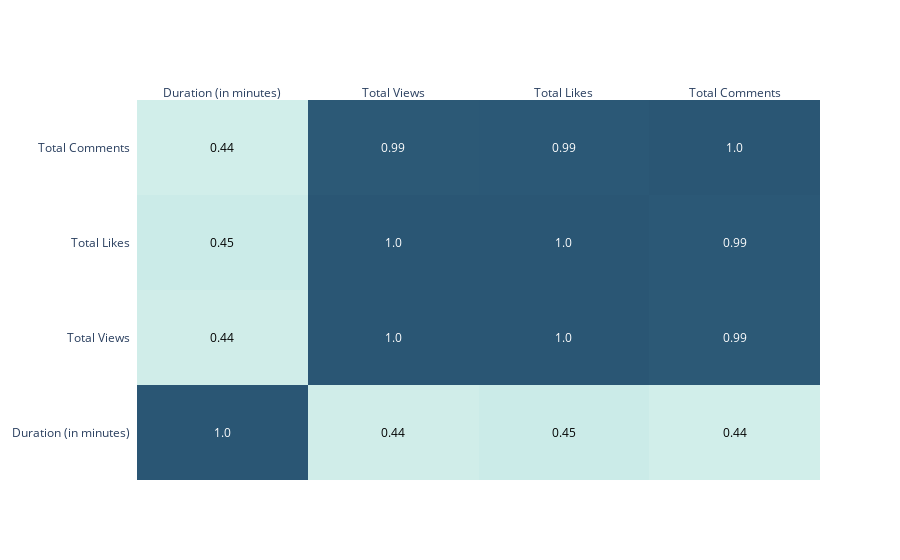

The notebook cell this image was saved under:
### Code cell
corr_music = music_data.corr()

import plotly.figure_factory as ff

y = list(corr_music.columns)
x = list(corr_music.index)
z = np.array(corr_music)

fig = ff.create_annotated_heatmap(
    z,
    x = x,
    y = y ,
    annotation_text = np.around(z, decimals=2),
    hoverinfo='z',
    colorscale='Teal',
    )
fig.show()

### Figure 1 — Plotly figure (JSON) as saved in the notebook; plotly's stock layout.template omitted (floating-point values rounded to 4 significant figures)
{"data": [{"colorscale": [[0, "rgb(209, 238, 234)"], [0.1667, "rgb(168, 219, 217)"], [0.3333, "rgb(133, 196, 201)"], [0.5, "rgb(104, 171, 184)"], [0.6667, "rgb(79, 144, 166)"], [0.8333, "rgb(59, 115, 143)"], [1, "rgb(42, 86, 116)"]], "hoverinfo": "z", "reversescale": false, "showscale": false, "type": "heatmap", "x": ["Duration (in minutes)", "Total Views", "Total Likes", "Total Comments"], "y": ["Duration (in minutes)", "Total Views", "Total Likes", "Total Comments"], "z": [[1, 0.4394, 0.4496, 0.4364], [0.4394, 1, 0.9996, 0.9913], [0.4496, 0.9996, 1, 0.9939], [0.4364, 0.9913, 0.9939, 1]]}], "layout": {"annotations": [{"font": {"color": "#FFFFFF"}, "showarrow": false, "text": "1.0", "x": "Duration (in minutes)", "xref": "x", "y": "Duration (in minutes)", "yref": "y"}, {"font": {"color": "#000000"}, "showarrow": false, "text": "0.44", "x": "Total Views", "xref": "x", "y": "Duration (in minutes)", "yref": "y"}, {"font": {"color": "#000000"}, "showarrow": false, "text": "0.45", "x": "Total Likes", "xref": "x", "y": "Duration (in minutes)", "yref": "y"}, {"font": {"color": "#000000"}, "showarrow": false, "text": "0.44", "x": "Total Comments", "xref": "x", "y": "Duration (in minutes)", "yref": "y"}, {"font": {"color": "#000000"}, "showarrow": false, "text": "0.44", "x": "Duration (in minutes)", "xref": "x", "y": "Total Views", "yref": "y"}, {"font": {"color": "#FFFFFF"}, "showarrow": false, "text": "1.0", "x": "Total Views", "xref": "x", "y": "Total Views", "yref": "y"}, {"font": {"color": "#FFFFFF"}, "showarrow": false, "text": "1.0", "x": "Total Likes", "xref": "x", "y": "Total Views", "yref": "y"}, {"font": {"color": "#FFFFFF"}, "showarrow": false, "text": "0.99", "x": "Total Comments", "xref": "x", "y": "Total Views", "yref": "y"}, {"font": {"color": "#000000"}, "showarrow": false, "text": "0.45", "x": "Duration (in minutes)", "xref": "x", "y": "Total Likes", "yref": "y"}, {"font": {"color": "#FFFFFF"}, "showarrow": false, "text": "1.0", "x": "Total Views", "xref": "x", "y": "Total Likes", "yref": "y"}, {"font": {"color": "#FFFFFF"}, "showarrow": false, "text": "1.0", "x": "Total Likes", "xref": "x", "y": "Total Likes", "yref": "y"}, {"font": {"color": "#FFFFFF"}, "showarrow": false, "text": "0.99", "x": "Total Comments", "xref": "x", "y": "Total Likes", "yref": "y"}, {"font": {"color": "#000000"}, "showarrow": false, "text": "0.44", "x": "Duration (in minutes)", "xref": "x", "y": "Total Comments", "yref": "y"}, {"font": {"color": "#FFFFFF"}, "showarrow": false, "text": "0.99", "x": "Total Views", "xref": "x", "y": "Total Comments", "yref": "y"}, {"font": {"color": "#FFFFFF"}, "showarrow": false, "text": "0.99", "x": "Total Likes", "xref": "x", "y": "Total Comments", "yref": "y"}, {"font": {"color": "#FFFFFF"}, "showarrow": false, "text": "1.0", "x": "Total Comments", "xref": "x", "y": "Total Comments", "yref": "y"}], "xaxis": {"dtick": 1, "gridcolor": "rgb(0, 0, 0)", "side": "top", "ticks": ""}, "yaxis": {"dtick": 1, "ticks": "", "ticksuffix": "  "}}}
